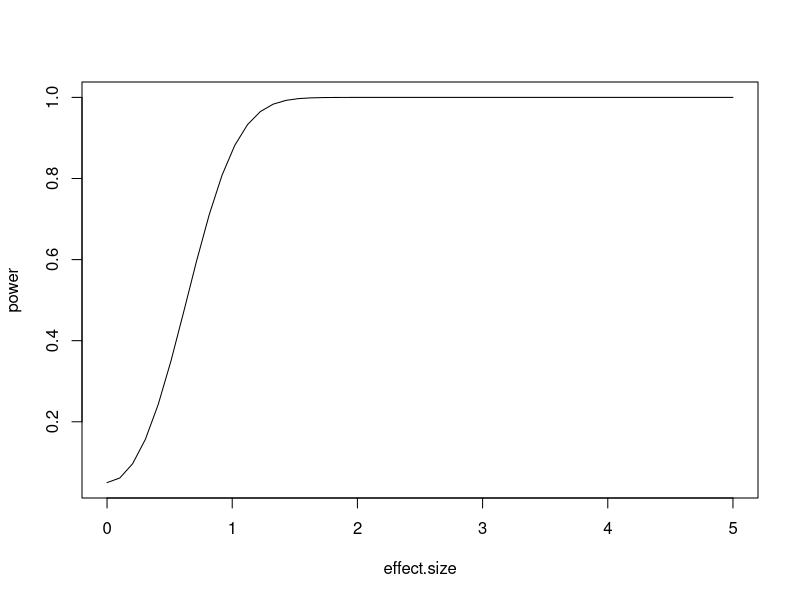

The R script that drew this image: (Note: this script raises an error after producing the figure.)
## ---- chunk 1

library(pwr)

# what sample size is necessary given we want an effect size of 0.5, and the standard significance level of 0.05 and a power of 0.8?

pwr.t.test(n = NULL, d = 0.5, sig.level=0.05, power =0.9, type="two.sample", alternative="two.sided")

# n is minimum sample size in EACH group to be 90% sure that we are not making a type 2 error and at least 95% sure we are not making a type 1 error. 
pwr.t.test(n = 20, d = 0.5, sig.level=0.05, power= NULL, type="two.sample", alternative="two.sided")


# If we interested, in power 2 (probability of not making a type 2 error)

effect.size<-seq(0, 5, length.out=50)
effect.size

i = 1

test<-pwr.t.test(n = 20, d = effect.size[i], sig.level=0.05, power= NULL, type="two.sample", alternative="two.sided")

test$power
names(test)

i = 3

power<-NA
for(i in 1:50){ # we want i to be 1:50
    
   test<- pwr.t.test(n = 20, d = effect.size[i], sig.level=0.05, power= NULL, type="two.sample", alternative="two.sided")
   power[i]<-test$power

   }

plot(effect.size, power, type="l")

sample <- NA
for(i in 4:50){ # we want i to be 1:50
    
   test<- pwr.t.test(n = NULL, d = effect.size[i], sig.level=0.05, power = 0.8, type="two.sample", alternative="two.sided")
   sample[i]<-test$n

   }




## ---- chunk 2

data(sleep)

library(dplyr)

stats <- sleep %>% group_by(group) %>% summarise(mean = mean(extra),
                                                 sd = sd(extra))
stats

pooled.sd <- sqrt((stats$sd[1]^2 + stats$sd[2]^2 )/2)
effect.size <- abs(stats$mean[1]-stats$mean[2])/pooled.sd

effect.size

pwr.t.test(n = 20, d = effect.size, sig.level = 0.05, power = NULL, type="two.sample", alternative="two.sided")

## ---- chunk 3
with(sleep, t.test(extra~group, paired = TRUE, var.equal = TRUE))
with(sleep, t.test(extra~group, paired = TRUE, var.equal = FALSE))
#equal/separate variances doesn't matter for paired tests!(i think)
